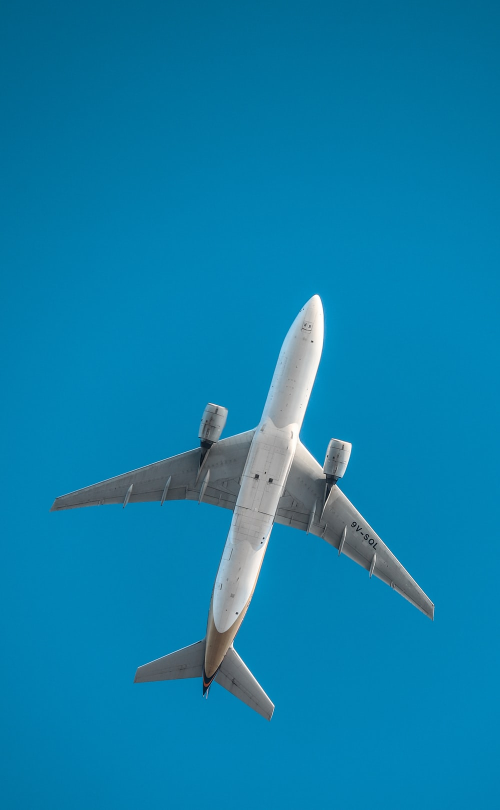
#> input picture air.jpg, 1000 x 1619 px (shown at 1/2 size)
$ jupyter execute Sep_29.ipynb   (shell and % lines are left out)
#> lines starting #> are read from the running program, lines starting #| are printed output that depends on the picture
# DIFFERENCE OF ARRAY & LIST

[cell 1]
import numpy as np
st= 'Hello Everyone!'
a=np.array(list(st))
b= st.split(' ')
print(a) #This is array
print(b) #This is List

c=np.array(b) #This is also array because it has no comma between values
print(c)

# IMAGES PROCESSING AS A NUMPY ARRAY

[cell 2]
import matplotlib.pylab as plt

def plti(im,h=8,**kwargs):
    y= im.shape[0]
    x=im.shape[1]
    w = (y/x)*h
    plt.figure(figsize=(w,h))
    plt.imshow(im,interpolation="none",**kwargs)
    plt.axis('off')

im = plt.imread("air.jpg")
#> im is the input picture: shape (1619, 1000, 3); mean R, G, B 12.1, 126.8, 171.3
print(im.shape)
#| (1619, 1000, 3)
plti(im)
plti(im[:100,:100,:])
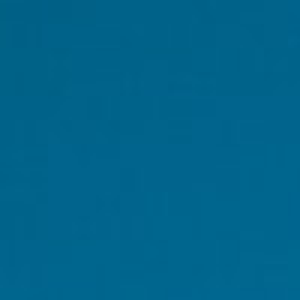
#> shown: shape (100, 100, 3) (shown 3 times larger); mean R, G, B 0.4, 99.8, 139.5
